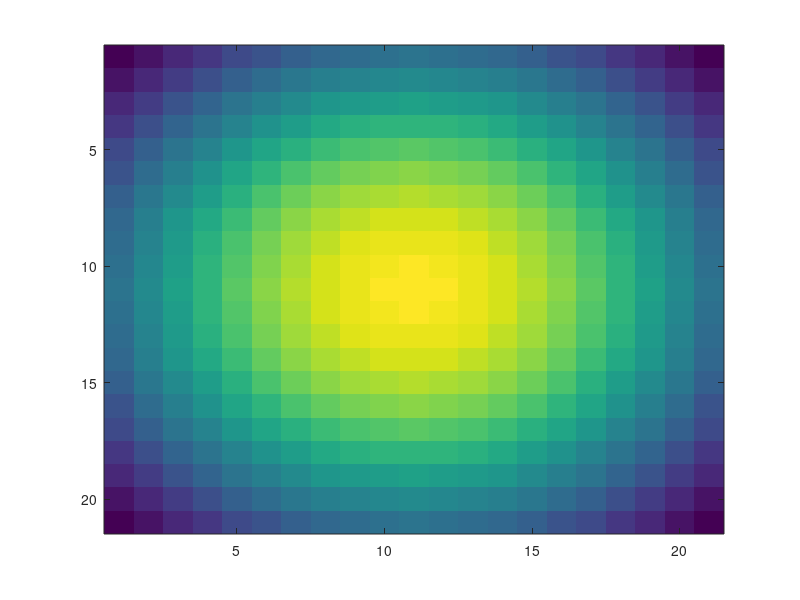

This chart was generated by the following MATLAB code:
N = 20;
sigma = 10;

[x y]=meshgrid(round(-N/2):round(N/2), round(-N/2):round(N/2));
f=exp(-x.^2/(2*sigma^2)-y.^2/(2*sigma^2));
f=f./sum(f(:));
imagesc(f)